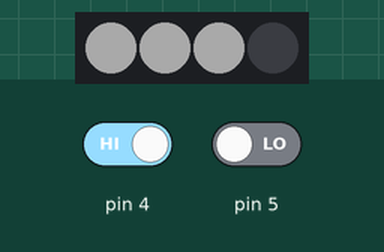
This sketch was run on a simulated Arduino Uno, built with avr-gcc and run on an emulated ATmega328P. On the bench: 4 RGB LEDs in strip order, left to right. The inputs (shaded band) are chosen by the test bench; at power-on: pin 4 HIGH, pin 5 LOW. Dim RGB values are drawn brighter than linear; random numbers use the default seed unless the sketch sets one.

Above: at 0.8 s.
0.9 s: pin 4 driven LOW
At 2.7 s:
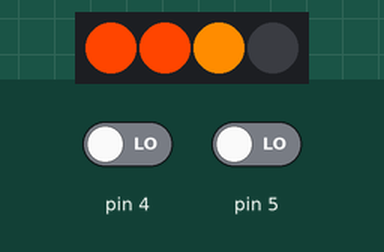
3.9 s: pin 5 driven HIGH
At 4.7 s:
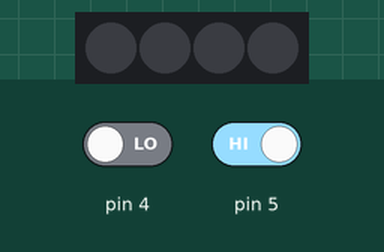
5.4 s: pin 5 driven LOW
At 6.13 s:
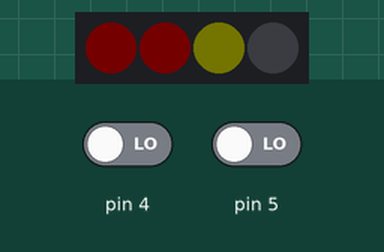
Timing chart, 0 to 14.4 s (numbered marks = the images above; inputs shaded):
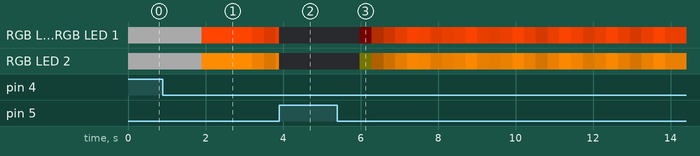

The sketch:

test2.ino
```cpp
#define FASTLED_ESP8266_NODEMCU_PIN_ORDER

#include <FastLED.h>
#define LED_PIN     1
#define COLOR_ORDER GRB
#define CHIPSET     WS2812B
#define NUM_LEDS    4
#define TIME_STEP 60000
#define FRAMES_PER_SECOND 60

int bright = 255;
int bright_old = 255;
int limit_up = 255;
int limit_down = 120;
int delay_time = 5;
int n_step = 15;
bool flag = 0;

unsigned long time_pos = 0;

CRGB leds[NUM_LEDS];

void setup() {
 Serial.begin(9600);
 FastLED.addLeds<CHIPSET, LED_PIN, COLOR_ORDER>(leds, NUM_LEDS).setCorrection( TypicalLEDStrip );
 pinMode(4, INPUT); //датчик
 pinMode(5, INPUT); //вход с ЦК
 leds[0] = CRGB::White;
 leds[1] = CRGB::White;
 leds[2] = CRGB::White;
 FastLED.setBrightness(300);
 FastLED.show();
 while(digitalRead(4) == HIGH){
  yield();
 }
 delay(1000);
 leds[0] = CRGB::OrangeRed;
 leds[1] = CRGB::OrangeRed;
 leds[2] = CRGB::DarkOrange;
 FastLED.setBrightness(bright);
 FastLED.show();
 delay(1000);
 bright = random(50, 255);
 time_pos = millis();
}

void step_edit(){
    time_pos = millis();
    n_step--;
    if (n_step < 0) n_step = 0;
    limit_up = 17 * n_step;
    limit_down = 8 * n_step;
    if (n_step > 11) delay_time = 5;
    if (n_step >= 7 && n_step <= 11) delay_time = delay_time + (12 - n_step);
    if (n_step < 7) delay_time = (7 - n_step) * 10;
}

void loop() {
  if (bright_old != bright){
    if (bright_old < bright) {
      bright_old++;
    }
    if (bright_old > bright){
      bright_old--;
    }
  } else {
    bright_old = bright;
    bright = random(limit_down, limit_up);
  }
  if (millis() - time_pos > TIME_STEP){
    step_edit();
  }
  FastLED.setBrightness(bright_old);
  FastLED.show();
  if (digitalRead(4) == LOW && n_step < 10 && flag == 1) {n_step = 16; step_edit(); flag = 0;}
  if (digitalRead(5) == HIGH && flag == 0) {
    bright = 0;
    bright_old = 0;
    n_step = 1;
    step_edit();
    FastLED.setBrightness(0);
    FastLED.show();
    flag = 1;
    delay(2000);
  }
 // Serial.print(n_step); Serial.print(" "); Serial.print(limit_up); Serial.print(" "); Serial.print(limit_down); Serial.print(" "); Serial.print(delay_time); Serial.print(" "); Serial.print(digitalRead(4)); Serial.println();
  delay(delay_time);
}
```

Measured:
- after the input at 0.9 s, RGB LED 0, RGB LED 1: RGB(44, 44, 44) → RGB(255, 69, 0) after 1.0 s, → RGB(254, 68, 0) 1.0 s later, → RGB(199, 53, 0) 0.30 s later, → RGB(143, 38, 0) 0.30 s later, … (5 changes in this stretch)
- after the input at 5.4 s, RGB LED 0, RGB LED 1: off → RGB(1, 0, 0) after 0.59 s, → RGB(57, 15, 0) 0.30 s later, → RGB(114, 30, 0) 0.30 s later, → RGB(171, 46, 0) 0.30 s later, … (28 changes in this stretch)
